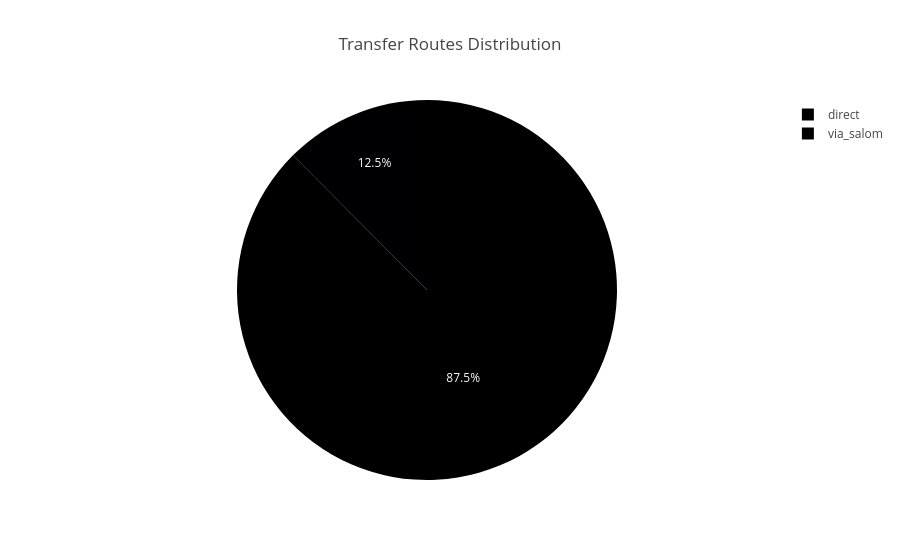

Here is the notebook cell this chart was saved with:
### Code cell
fig = px.pie(
    salom_usage,
    names='route_type',
    values='count',
    title='Transfer Routes Distribution'
)

fig.show()

### Figure 1 — Plotly figure (JSON) as saved in the notebook; plotly's stock layout.template omitted (floating-point values rounded to 4 significant figures)
{"data": [{"domain": {"x": [0, 1], "y": [0, 1]}, "hovertemplate": "route_type=%{label}<br>count=%{value}<extra></extra>", "labels": ["direct", "via_salom"], "legendgroup": "", "name": "", "showlegend": true, "type": "pie", "values": [192579, 27421]}], "layout": {"legend": {"tracegroupgap": 0}, "title": {"text": "Transfer Routes Distribution"}}}
